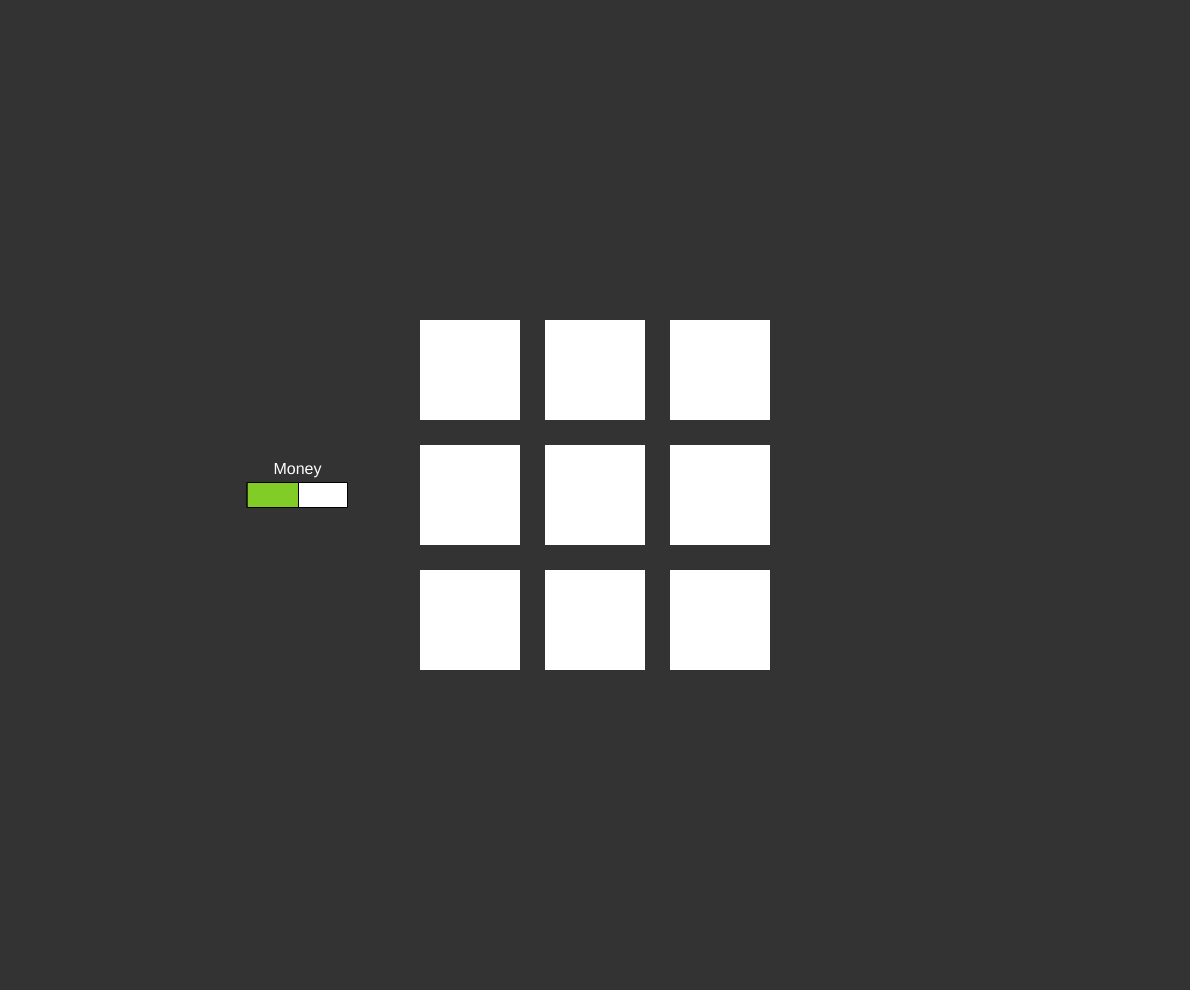
Frame 1 (no input)
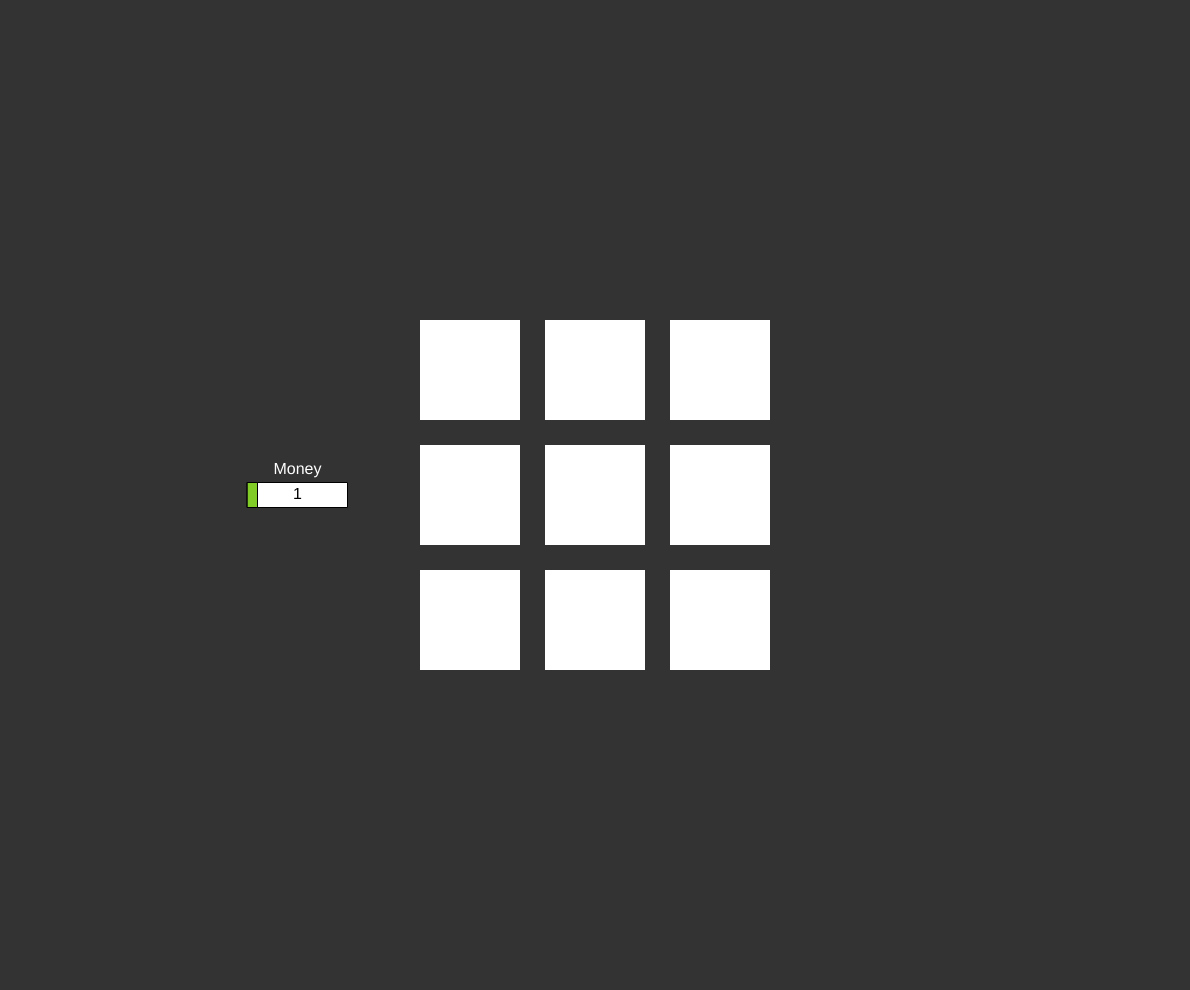
Frame 60 (no input)
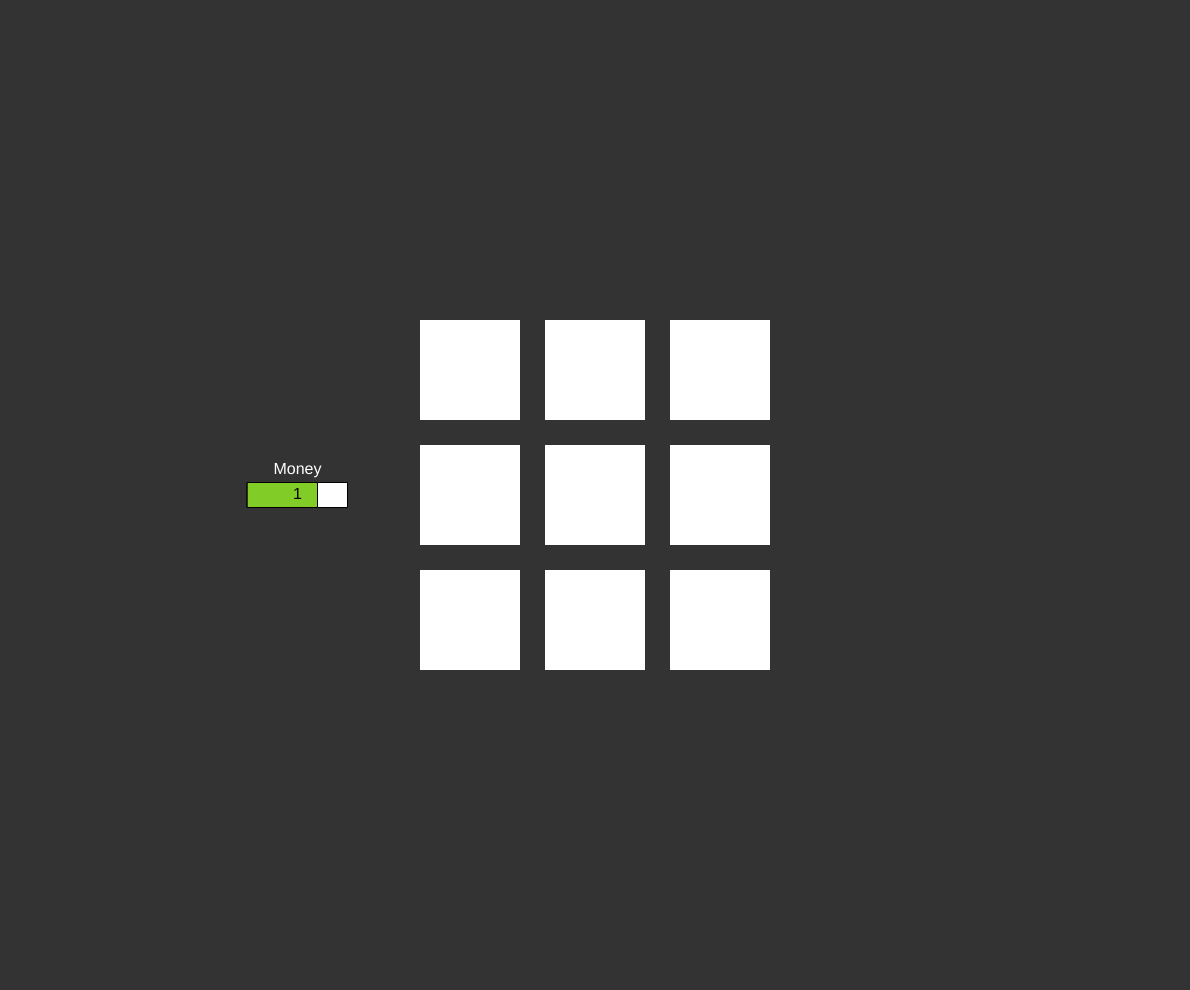
Frame 120 (the mouse pressed at the canvas centre since frame 60)

The p5.js sketch that drew these frames (run headless with seeded random() and noise() and a simulated clock; from frame 60 on, the mouse is pressed at the canvas centre):

// p5.js sketch
// ── sketch.js
let moneyGen;
let grid;

function setup()
{
  createCanvas(windowWidth-10, windowHeight-10);

  frameRate(50);

  moneyGen = new generator(width/4, height/2, 0);
  grid = new blockGrid();
}

function draw()
{
  background(51);

  moneyGen.update();
  moneyGen.show();

  grid.show();
}

// ── blockGrid.js
function blockGrid() {
  this.residents = [8];
  
  this.show = function(){
    push();
    rectMode(CENTER);
    noStroke();
    translate(width/2, height/2);

    rect(-125, -125, 100, 100);

    rect(0, -125, 100, 100);

    rect(125, -125, 100, 100);

    rect(-125, 0, 100, 100);

    rect(0, 0, 100, 100);

    rect(125, 0, 100, 100);

    rect(-125, 125, 100, 100);

    rect(0, 125, 100, 100);

    rect(125, 125, 100, 100);
    pop();
  }
}

// ── generator.js
function generator(x, y){


  this.x = x;
  this.y = y;
  this.w = 100;
  this.h = 25;
  this.color = '#81cc26';

  this.nameBox = new textbox(this.x, this.y-25, 255, 'Money');
  this.countBox = new textbox(this.x, this.y, 0, '');

  this.percent = 50;
  this.count = 0;
  this.growthRate = 1;


  this.update = function() {
    this.modifyPercent(this.growthRate);
  }

  this.show = function() {

    push();
    rect((this.x-(this.w/2)), (this.y-(this.h/2)), this.w, this.h);
    pop();

    push();
    fill(this.color);
    rect((this.x-(this.w/2)), (this.y-(this.h/2)), map(this.percent, 0, 100, 0, this.w), this.h);
    pop();

    this.nameBox.show();
    this.countBox.show();
  }

  this.modifyPercent = function(val) {

    if(this.percent >= 100){
      this.modifyCount(1);

      this.percent = 0;
    }

    this.percent += val;
  }

  this.modifyCount = function(val){
    this.count += val;

    this.countBox.update(this.count);
  }
}

// ── resident.js
function resident(sq, t){

  this.square = sq;
  this.tier = t;
  this.x = width/2;
  this.y = height/2;
  this.txt = 0;

  this.show = function(){
    this.txt.show();
  }

  this.findHome = function(){
    switch (this.square) {
      case 0:
        this.x = this.x - 125;
        this.y = this.y - 125;
        break;
      case 1:
        this.x = this.x;
        this.y = this.y - 125;
        break;
      case 2:
        this.x = this.x + 125;
        this.y = this.y - 125;
        break;
      case 3:
        this.x = this.x - 125;
        this.y = this.y;
        break;
      case 4:
        this.x = this.x;
        this.y = this.y;
        break;
      case 5:
        this.x = this.x + 125;
        this.y = this.y;
        break;
      case 6:
        this.x = this.x - 125;
        this.y = this.y + 125;
        break;
      case 7:
        this.x = this.x;
        this.y = this.y + 125;
        break;
      case 8:
        this.x = this.x + 125;
        this.y = this.y + 125;
        break;

    }
    this.txt = new textbox(this.x, this.y, 0, this.square)
  }
}

// ── textbox.js
function textbox(x, y, color, phrase) {
  this.x = x;
  this.y = y;
  this.template = phrase;
  this.phrase = phrase;
  this.color = color;

  this.update = function(update) {
    this.phrase = this.template + update;
  }

  this.show = function() {
    push();
    textSize(16);
    fill(this.color)
    textAlign(CENTER, CENTER);
    text(this.phrase, this.x, this.y);
    pop();
  }
}
